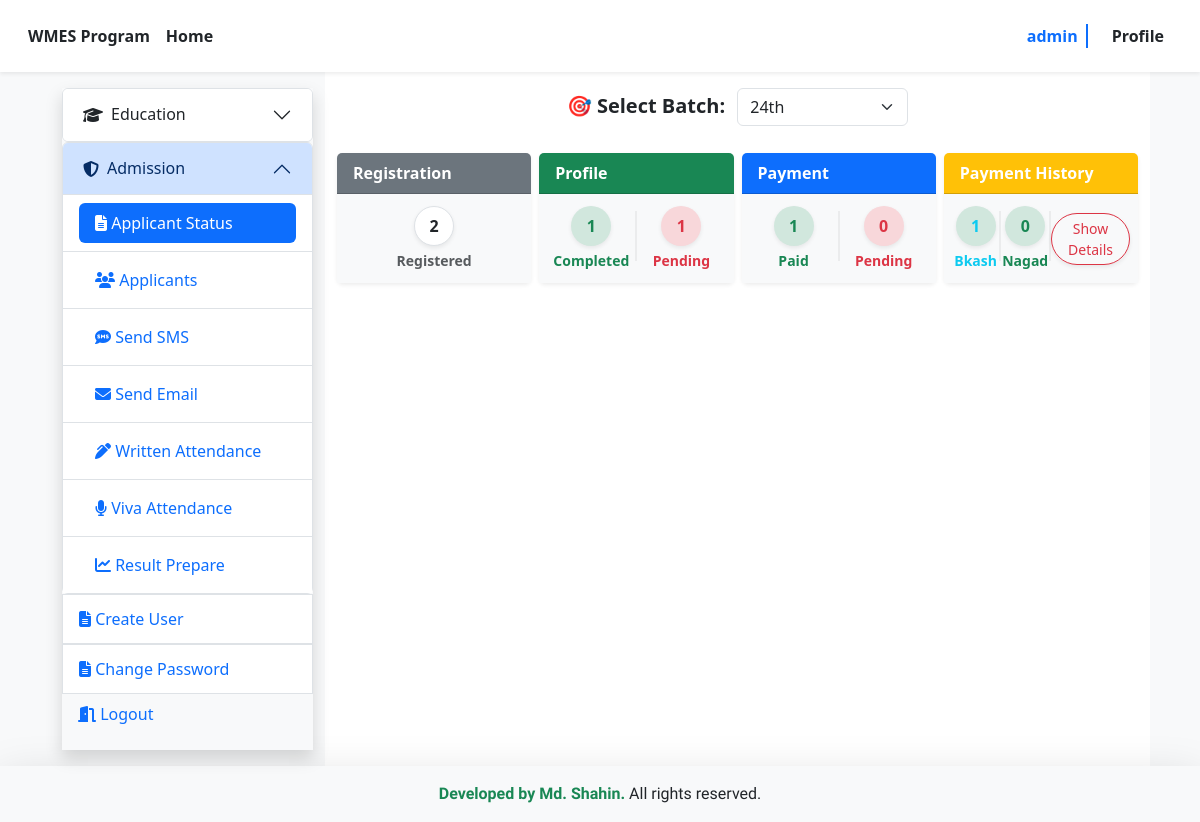
Before: /status/ (signed in) with the older database file.
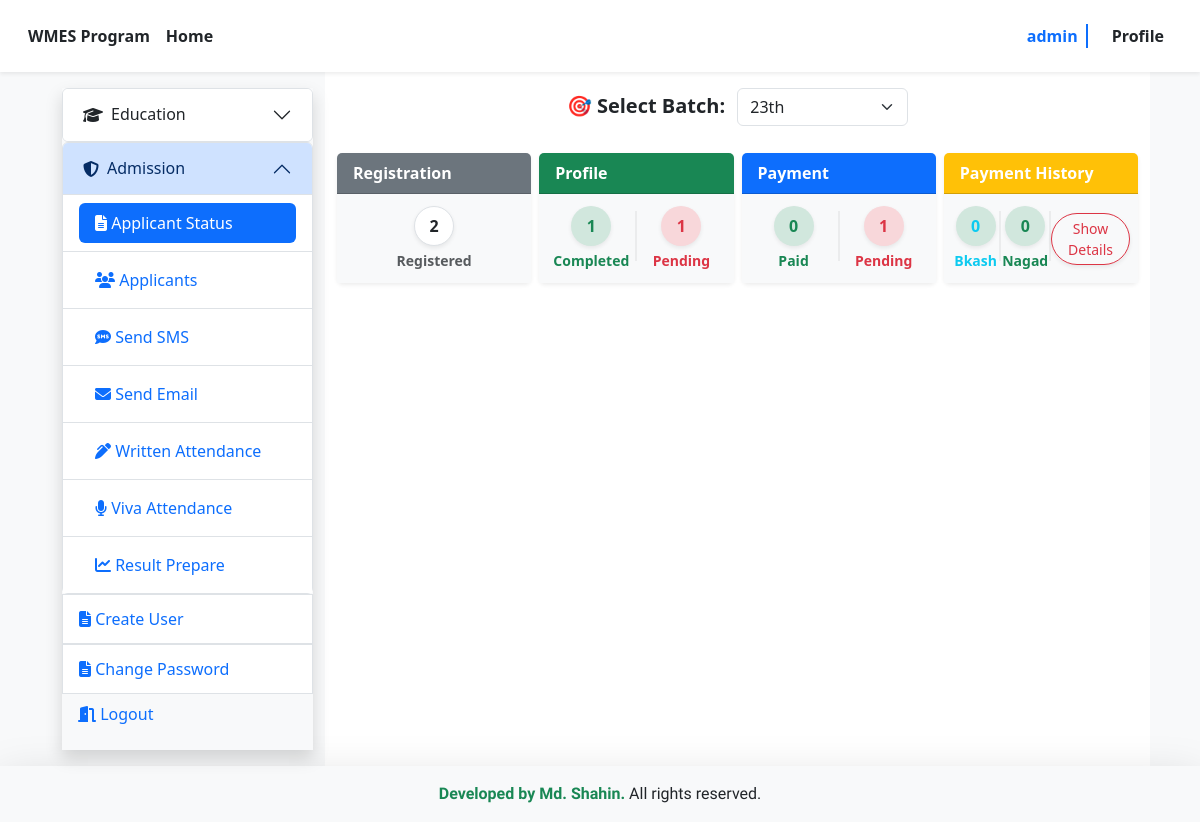
After: the same page with the newer database file.
### admission/models.py (models this page shows, shortened)
class Intake(models.Model):
    Program_name = models.CharField(max_length=200)
    intake_name = models.CharField(max_length=255)
    degree_name = models.CharField(max_length=255, blank=True, null=True)
    batch_name = models.CharField(max_length=255)
    start_date = models.DateTimeField()
    end_date = models.DateTimeField()
    admit_download = models.DateTimeField()
    admission_test = models.DateTimeField()
    result_publish = models.DateField()
    merit_list_admission = models.CharField(max_length=100, blank=True, null=True)
    waiting_list_admission = models.CharField(max_length=100, blank=True, null=True)
    orientation = models.DateField()
    is_open = models.BooleanField(default=False)
    create_at = models.DateTimeField(default=timezone.now)
    coordinator_signature = models.ImageField(
        upload_to='coordinator_signatures/',
        blank=True,
        null=True
    )

### admission/views.py (the view)
# urls.py: path('status/',applicant_status, name='applicant_status'),
def applicant_status(request):
    if not request.user.is_authenticated or request.user.role != UserRegistration.MANAGER:
        messages.warning(request, "You are not authorized to view this page.")
        return redirect('home')
    batches = Intake.objects.values_list('batch_name', flat=True).distinct()
    latest_intake = Intake.objects.order_by('-create_at').first()
    default_batch = latest_intake.batch_name if latest_intake else None
    selected_batch = request.GET.get('batch_name') or default_batch
    show_details = request.GET.get('details') == '1'
    applicants = UserRegistration.objects.filter(
        role='applicant',
        intake__batch_name=selected_batch
    ).select_related('payment')
    total_registered = applicants.count()
    applicants = applicants.annotate(
        has_personal_info=Exists(PersonalInformation.objects.filter(applicant=OuterRef('pk'))),
        has_academic_info=Exists(AcademicQualification.objects.filter(applicant=OuterRef('pk'))),
        has_photo=Exists(Photo.objects.filter(applicant=OuterRef('pk')))
    )
    profile_completed_qs = applicants.filter(
        has_personal_info=True,
        has_academic_info=True,
        has_photo=True
    )
    profile_completed = profile_completed_qs.count()
    profile_incomplete = total_registered - profile_completed
    payment_done_qs = profile_completed_qs.filter(payment__status='Paid')
    payment_pending_qs = profile_completed_qs.filter(Q(payment__status='Pending') | Q(payment__isnull=True))
    bkash_paid_qs = payment_done_qs.filter(payment__payment_method='bkash')
    nagad_paid_qs = payment_done_qs.filter(payment__payment_method='nagad')
    context = {
        'batches': batches,
        'selected_batch': selected_batch,
        'total_registered': total_registered,
        'profile_completed': profile_completed,
        'profile_incomplete': profile_incomplete,
        'payment_done': payment_done_qs.count(),
        'payment_pending': payment_pending_qs.count(),
        'bkash_count': bkash_paid_qs.count(),
        'nagad_count': nagad_paid_qs.count(),
        'show_details': show_details,
        'bkash_paid': bkash_paid_qs if show_details else [],
        'nagad_paid': nagad_paid_qs if show_details else [],
        'profile_pending': applicants.exclude(pk__in=profile_completed_qs).all() if show_details else [],
    }
    return render(request, 'manager/applicant_status.html', context)

### templates/manager/applicant_status.html (shortened to what the changed rows need)
{% extends 'accounts/manager_dashboard.html' %}
{% block manager_dashboard %}
<section class="pt-2 pb-5 ">
  <div class="row">
    <div class="col-12">
        <form action="{% url 'applicant_status' %}" method="GET" class="mb-4 text-center">
    <label for="batch_name" class="form-label fw-semibold fs-5">🎯 Select Batch:</label>
    <select name="batch_name" id="batch_name" class="form-select d-inline-block w-auto ms-2" onchange="this.form.submit()">
      {% for batch in batches %}
        <option value="{{ batch }}" {% if batch == selected_batch %}selected{% endif %}>{{ batch }}</option>
      {% endfor %}
    </select>
  </form>
    </div>
  </div>
  {% if selected_batch %}
<div class="row gx-2 gx-sm-2 gx-md-3 gx-lg-2  ">
    <div class="col-6 col-sm-6 col-md-6 col-lg-3 col-xl-3 col-xxl-3 mb-3 mb-sm-3 mb-md-3 mb-lg-0">
      <div class="card border-0 shadow-sm">
        <div class="card-header bg-secondary text-white py-2 fw-bold"> Registration</div>
        <div class="card-body bg-light p-2">
          <div class="row align-items-center text-center g-0 justify-content-center">
            <div class="col py-1">
              <div class="d-flex flex-column align-items-center gap-1">
                <div class="bg-white text-dark border rounded-circle d-flex align-items-center justify-content-center shadow-sm" style="width: 40px; height: 40px;">
                  <span class="fw-bold">{{ total_registered }}</span>
                </div>
                <div class="fw-semibold text-muted small">Registered</div>
              </div>
            </div>
          </div>
        </div>
      </div>
    </div>
    <div class="col-6 col-sm-6 col-md-6 col-lg-3 col-xl-3 col-xxl-3 mb-3 mb-sm-3 mb-md-3 mb-lg-0">
      <div class="card border-0 shadow-sm">
        <div class="card-header bg-success text-white py-2 fw-bold">Profile</div>
        <div class="card-body bg-light p-2">
          <div class="row align-items-center text-center g-0">
            <div class="col py-1">
              <div class="d-flex flex-column align-items-center gap-1">
                <div class="bg-success-subtle text-success rounded-circle d-flex align-items-center justify-content-center shadow-sm" style="width: 40px; height: 40px;">
                  <span class="fw-bold">{{ profile_completed }}</span>
                </div>
                <div class="fw-semibold text-success small">Completed</div>
              </div>
            </div>
            <div class="col-auto px-0">
              <div class="vr" style="height: 50px; width: 2px; background-color: rgba(0, 0, 0, 0.2);"></div>
            </div>
            <div class="col py-1">
              <div class="d-flex flex-column align-items-center gap-1">
                <div class="bg-danger-subtle text-danger rounded-circle d-flex align-items-center justify-content-center shadow-sm" style="width: 40px; height: 40px;">
                  <span class="fw-bold">{{ profile_incomplete }}</span>
                </div>
                <div class="fw-semibold text-danger small">Pending</div>
              </div>
            </div>
          </div>
        </div>
      </div>
    </div>
    <div class="col-6 col-sm-6 col-md-6 col-lg-3 col-xl-3 col-xxl-3">
      <div class="card border-0 shadow-sm">
        <div class="card-header bg-primary text-white py-2 fw-bold">Payment</div>
        <div class="card-body bg-light p-2">
          <div class="row align-items-center text-center g-0">
            <div class="col py-1">
              <div class="d-flex flex-column align-items-center gap-1">
                <div class="bg-success-subtle text-success rounded-circle d-flex align-items-center justify-content-center shadow-sm" style="width:40px; height:40px;">
                  <span class="fw-bold">{{ payment_done }}</span>
                </div>
                <div class="fw-semibold text-success small">Paid</div>
              </div>
            </div>
            <div class="col-auto px-0">
              <div class="vr" style="height:50px; width:2px; background-color:rgba(0,0,0,0.2);"></div>
            </div>
            <div class="col py-1">
              <div class="d-flex flex-column align-items-center gap-1">
                <div class="bg-danger-subtle text-danger rounded-circle d-flex align-items-center justify-content-center shadow-sm" style="width:40px; height:40px;">
                  <span class="fw-bold">{{ payment_pending }}</span>
                </div>
                <div class="fw-semibold text-danger small">Pending</div>
              </div>
            </div>
          </div>
        </div>
      </div>
    </div>
    <div class="col-6 col-sm-6 col-md-6 col-lg-3 col-xl-3 col-xxl-3">
      <div class="card border-0 shadow-sm">
        <div class="card-header bg-warning text-white py-  fw-bold">Payment History</div>
        <div class="card-body bg-light p-2">
          <div class="row align-items-center text-center g-0">
            <div class="col py-1">
              <div class="d-flex flex-column align-items-center gap-1">
                <div class="bg-success-subtle text-info rounded-circle d-flex align-items-center justify-content-center shadow-sm" style="width:40px; height:40px;">
                  <span class="fw-bold">{{ bkash_count }}</span>
                </div>
                <div class="fw-semibold text-info small">Bkash</div>
              </div>
            </div>
            <div class="col-auto px-0">
              <div class="vr" style="height:50px; width:2px; background-color:rgba(0,0,0,0.2);"></div>
            </div>
            <div class="col py-1">
              <div class="d-flex flex-column align-items-center gap-1">
                <div class="bg-success-subtle text-success rounded-circle d-flex align-items-center justify-content-center shadow-sm" style="width:40px; height:40px;">
                  <span class="fw-bold">{{ nagad_count }}</span>
                </div>
                <div class="fw-semibold text-success small">Nagad</div>
              </div>
            </div>
            <div class="col-auto px-0">
              <div class="vr" style="height:50px; width:2px; background-color:rgba(0,0,0,0.2);"></div>
            </div>
            <div class="col py-1">
              <div class="d-flex flex-column align-items-center gap-1">
                <a href="?batch_name={{ selected_batch }}{% if not show_details %}&details=1{% endif %}" class="btn btn-outline-danger shadow-sm btn-sm rounded-pill px-3 py-1">
                  {% if not show_details %}Show Details{% else %}Hide Details{% endif %}
                </a>
              </div>
            </div>
          </div>
        </div>
      </div>
    </div>
</div>
  {% endif %}
</section>
{% endblock %}

Changed rows visible on the page:
removed Intake: batch_name "24th"
now on this page (row edited): Intake: batch_name "23th"
Other visible differences:
{{ payment_done }}: "1" → "0"
{{ payment_pending }}: "0" → "1"
{{ bkash_count }}: "1" → "0"
